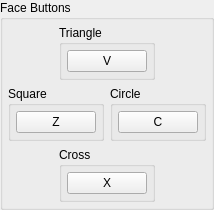
             <widget class="QGroupBox" name="gb_face_buttons">
              <property name="title">
               <string>Face Buttons</string>
              </property>
              <layout class="QVBoxLayout" name="gb_face_buttons_layout">
               <property name="leftMargin">
                <number>5</number>
               </property>
               <property name="topMargin">
                <number>5</number>
               </property>
               <property name="rightMargin">
                <number>5</number>
               </property>
               <property name="bottomMargin">
                <number>5</number>
               </property>
               <item>
                <widget class="QWidget" name="widget_triangle" native="true">
                 <layout class="QHBoxLayout" name="widget_triangle_layout">
                  <property name="leftMargin">
                   <number>0</number>
                  </property>
                  <property name="topMargin">
                   <number>0</number>
                  </property>
                  <property name="rightMargin">
                   <number>0</number>
                  </property>
                  <property name="bottomMargin">
                   <number>0</number>
                  </property>
                  <item>
                   <spacer name="spacer_triangle_left">
                    <property name="orientation">
                     <enum>Qt::Orientation::Horizontal</enum>
                    </property>
                    <property name="sizeHint" stdset="0">
                     <size>
                      <width>40</width>
                      <height>20</height>
                     </size>
                    </property>
                   </spacer>
                  </item>
                  <item>
                   <widget class="QGroupBox" name="gb_triangle">
                    <property name="title">
                     <string>Triangle</string>
                    </property>
                    <layout class="QVBoxLayout" name="gb_triangle_layout">
                     <property name="leftMargin">
                      <number>5</number>
                     </property>
                     <property name="topMargin">
                      <number>5</number>
                     </property>
                     <property name="rightMargin">
                      <number>5</number>
                     </property>
                     <property name="bottomMargin">
                      <number>5</number>
                     </property>
                     <item>
                      <widget class="QPushButton" name="b_triangle">
                       <property name="text">
                        <string>V</string>
                       </property>
                       <property name="autoDefault">
                        <bool>false</bool>
                       </property>
                      </widget>
                     </item>
                    </layout>
                   </widget>
                  </item>
                  <item>
                   <spacer name="spacer_triangle_right">
                    <property name="orientation">
                     <enum>Qt::Orientation::Horizontal</enum>
                    </property>
                    <property name="sizeHint" stdset="0">
                     <size>
                      <width>40</width>
                      <height>20</height>
                     </size>
                    </property>
                   </spacer>
                  </item>
                 </layout>
                </widget>
               </item>
               <item>
                <layout class="QHBoxLayout" name="layout_square_circle">
                 <item>
                  <widget class="QGroupBox" name="gb_square">
                   <property name="title">
                    <string>Square</string>
                   </property>
                   <layout class="QVBoxLayout" name="gb_square_layout">
                    <property name="leftMargin">
                     <number>5</number>
                    </property>
                    <property name="topMargin">
                     <number>5</number>
                    </property>
                    <property name="rightMargin">
                     <number>5</number>
                    </property>
                    <property name="bottomMargin">
                     <number>5</number>
                    </property>
                    <item>
                     <widget class="QPushButton" name="b_square">
                      <property name="text">
                       <string>Z</string>
                      </property>
                      <property name="autoDefault">
                       <bool>false</bool>
                      </property>
                     </widget>
                    </item>
                   </layout>
                  </widget>
                 </item>
                 <item>
                  <widget class="QGroupBox" name="gb_circle">
                   <property name="title">
                    <string>Circle</string>
                   </property>
                   <layout class="QVBoxLayout" name="gb_circle_layout">
                    <property name="leftMargin">
                     <number>5</number>
                    </property>
                    <property name="topMargin">
                     <number>5</number>
                    </property>
                    <property name="rightMargin">
                     <number>5</number>
                    </property>
                    <property name="bottomMargin">
                     <number>5</number>
                    </property>
                    <item>
                     <widget class="QPushButton" name="b_circle">
                      <property name="text">
                       <string>C</string>
                      </property>
                      <property name="autoDefault">
                       <bool>false</bool>
                      </property>
                     </widget>
                    </item>
                   </layout>
                  </widget>
                 </item>
                </layout>
               </item>
               <item>
                <widget class="QWidget" name="widget_cross" native="true">
                 <layout class="QHBoxLayout" name="widget_cross_layout">
                  <property name="leftMargin">
                   <number>0</number>
                  </property>
                  <property name="topMargin">
                   <number>0</number>
                  </property>
                  <property name="rightMargin">
                   <number>0</number>
                  </property>
                  <property name="bottomMargin">
                   <number>0</number>
                  </property>
                  <item>
                   <spacer name="spacer_cross_left">
                    <property name="orientation">
                     <enum>Qt::Orientation::Horizontal</enum>
                    </property>
                    <property name="sizeHint" stdset="0">
                     <size>
                      <width>40</width>
                      <height>20</height>
                     </size>
                    </property>
                   </spacer>
                  </item>
                  <item>
                   <widget class="QGroupBox" name="gb_cross">
                    <property name="title">
                     <string>Cross</string>
                    </property>
                    <layout class="QVBoxLayout" name="gb_cross_layout">
                     <property name="leftMargin">
                      <number>5</number>
                     </property>
                     <property name="topMargin">
                      <number>5</number>
                     </property>
                     <property name="rightMargin">
                      <number>5</number>
                     </property>
                     <property name="bottomMargin">
                      <number>5</number>
                     </property>
                     <item>
                      <widget class="QPushButton" name="b_cross">
                       <property name="text">
                        <string>X</string>
                       </property>
                       <property name="autoDefault">
                        <bool>false</bool>
                       </property>
                      </widget>
                     </item>
                    </layout>
                   </widget>
                  </item>
                  <item>
                   <spacer name="spacer_cross_right">
                    <property name="orientation">
                     <enum>Qt::Orientation::Horizontal</enum>
                    </property>
                    <property name="sizeHint" stdset="0">
                     <size>
                      <width>40</width>
                      <height>20</height>
                     </size>
                    </property>
                   </spacer>
                  </item>
                 </layout>
                </widget>
               </item>
              </layout>
             </widget>
